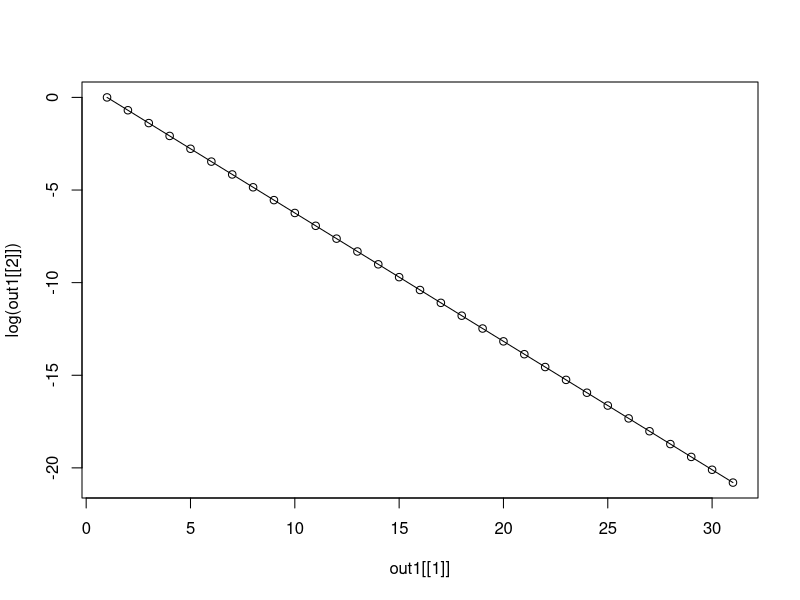
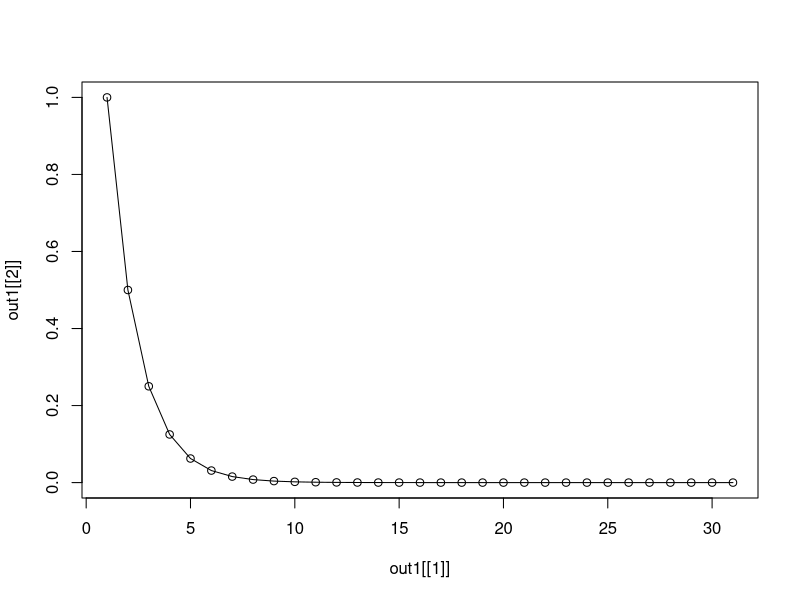
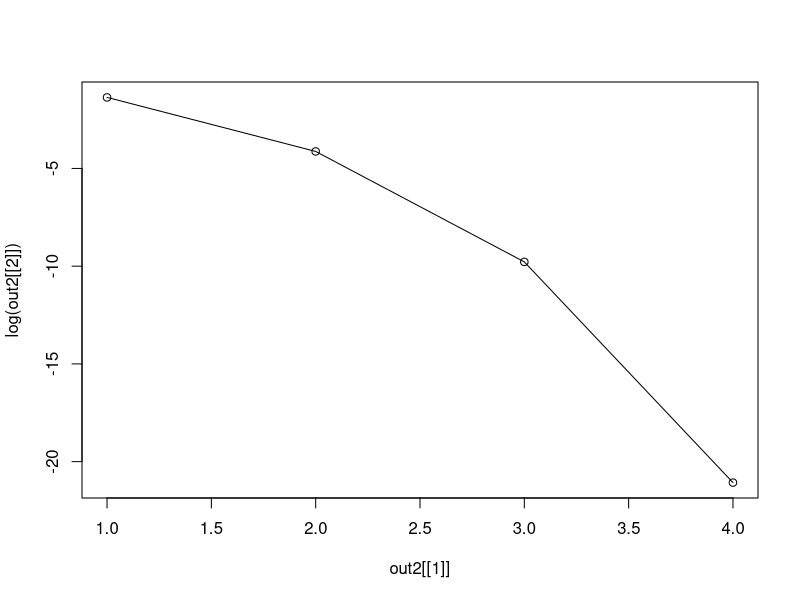
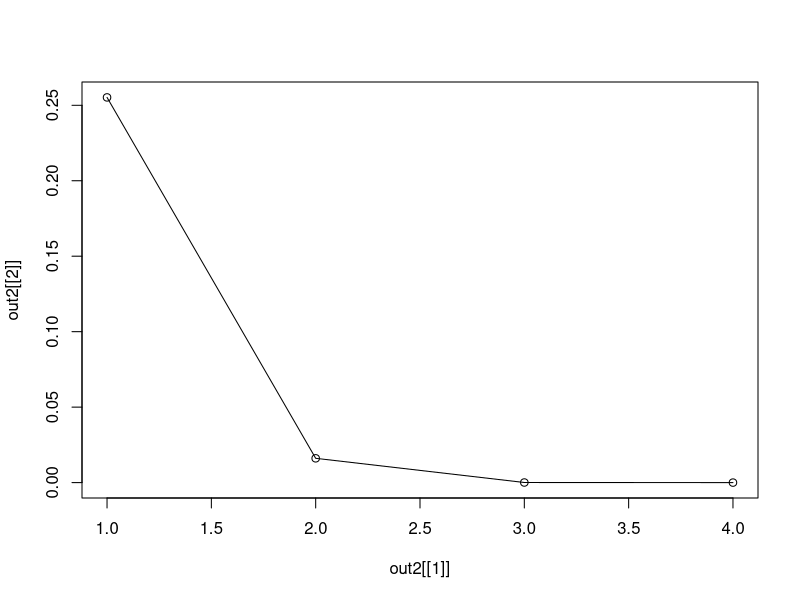

Here is the R script that generated these plots, in order:
#phuong phap chia doi
myBiset <- function(f, a, b, tol = 1e-15, m = 100)
{
  iter <- 0
  f.a <- f(a)
  f.b <- f(b)
  err <- 10*tol
  Iters <- c()
  Errs <- c()
  
  
  while (err > tol){ 
    iter <- iter + 1 
    err <- abs(b -a)
    Iters[iter] = iter;
    Errs[iter] = err;
    if (iter > m){
      warning("iterations maximum exceeded")
      break
    }
    
    
    xmid <- (a+b)/2
    ymid <- f(xmid)
    if (f.a * ymid > 0){
      a <- xmid 
      f.a <- ymid
    }
    else { 
      b <- xmid
      f.b <- ymid 
    }
  }
  root <- (a+ b)/2
  out <- list(Iters, Errs)
  return(out)
}
myBiset(function(x){cos(x)- x},0,1,tol = 1e-9)-> out1
plot(out1[[1]], log(out1[[2]]), type = 'o')#do thi cua sai so tuyet doi
plot(out1[[1]], out1[[2]], type = 'o')

#phuong phap newton
myNewtonRaphson <- function(f, fp, x, tol = 1e-15, m = 100)
{
  iter <- 0
  err <- 10*tol
  Iters <- c()
  AbsErrs <- c()
  
  while (err > tol){ 
    iter <- iter + 1 
    xnew <- x - f(x) / fp(x)
    err <- abs(xnew - x)
    Iters[iter] = iter;
    AbsErrs[iter] = err;
    if (iter > m){
      warning("iterations maximum exceeded")
      break
    }
    x <- xnew
  }
  out <- list(Iters, AbsErrs)
  return(out)
}
myNewtonRaphson(function(x){cos(x)- x}, function(x){-sin(x) - 1}, 0.5, tol = 1e-9)-> out2
plot(out2[[1]], log(out2[[2]]), type = 'o')#????
plot(out2[[1]], out2[[2]], type = 'o')
